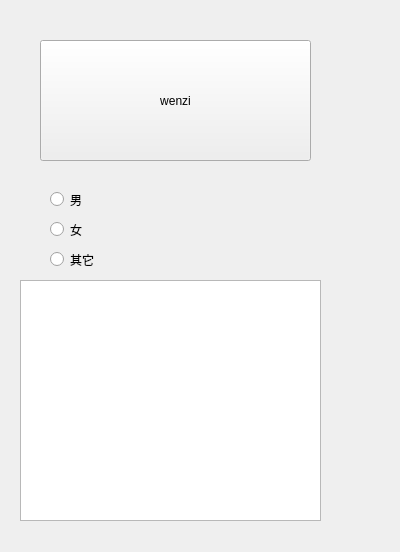
<?xml version="1.0" encoding="UTF-8"?>
<ui version="4.0">
 <class>Widget</class>
 <widget class="QWidget" name="Widget">
  <property name="geometry">
   <rect>
    <x>0</x>
    <y>0</y>
    <width>400</width>
    <height>552</height>
   </rect>
  </property>
  <property name="windowTitle">
   <string>Widget</string>
  </property>
  <widget class="QToolButton" name="toolButton">
   <property name="geometry">
    <rect>
     <x>40</x>
     <y>40</y>
     <width>271</width>
     <height>121</height>
    </rect>
   </property>
   <property name="text">
    <string>wenzi</string>
   </property>
   <property name="icon">
    <iconset resource="res.qrc">
     <normaloff>:/Nitro/a-mountain-church-at-sunrise-ev-3840x2160.jpg</normaloff>:/Nitro/a-mountain-church-at-sunrise-ev-3840x2160.jpg</iconset>
   </property>
   <property name="iconSize">
    <size>
     <width>500</width>
     <height>300</height>
    </size>
   </property>
   <property name="toolButtonStyle">
    <enum>Qt::ToolButtonTextBesideIcon</enum>
   </property>
  </widget>
  <widget class="QRadioButton" name="radioButton">
   <property name="geometry">
    <rect>
     <x>50</x>
     <y>190</y>
     <width>115</width>
     <height>19</height>
    </rect>
   </property>
   <property name="text">
    <string>男</string>
   </property>
  </widget>
  <widget class="QRadioButton" name="radioButton_2">
   <property name="geometry">
    <rect>
     <x>50</x>
     <y>220</y>
     <width>115</width>
     <height>19</height>
    </rect>
   </property>
   <property name="text">
    <string>女</string>
   </property>
  </widget>
  <widget class="QRadioButton" name="radioButton_3">
   <property name="geometry">
    <rect>
     <x>50</x>
     <y>250</y>
     <width>115</width>
     <height>19</height>
    </rect>
   </property>
   <property name="text">
    <string>其它</string>
   </property>
  </widget>
  <widget class="QListWidget" name="listWidget">
   <property name="geometry">
    <rect>
     <x>20</x>
     <y>280</y>
     <width>301</width>
     <height>241</height>
    </rect>
   </property>
  </widget>
 </widget>
 <layoutdefault spacing="6" margin="11"/>
 <resources>
  <include location="res.qrc"/>
 </resources>
 <connections/>
</ui>
